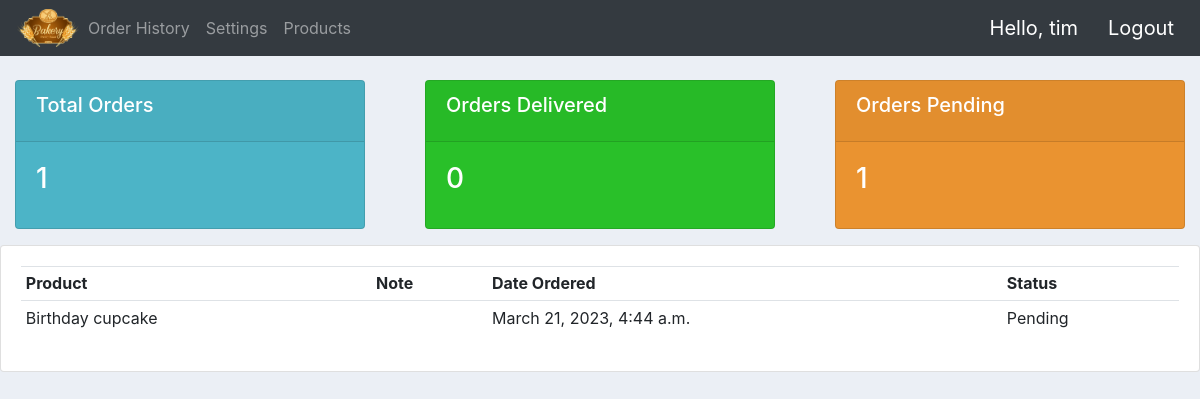
The app's page /user/ (signed in), older data.
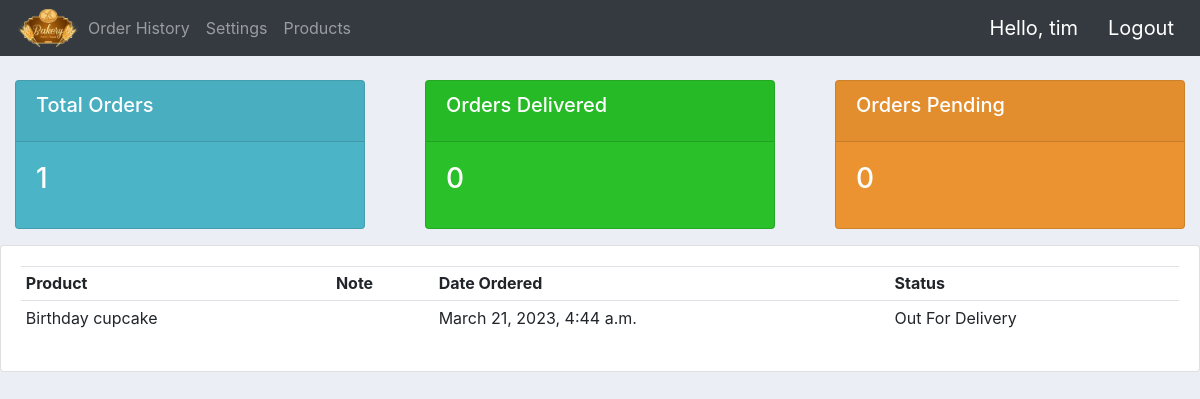
The same page, newer data.
### app/models.py (models this page shows, shortened)
class Order(models.Model):
    STATUS = (
        ("Pending", "Pending"),
        ("Out For Delivery", "Out For Delivery"),
        ("Delivered", "Delivered"),
    )
    customer = models.ForeignKey(Customer, null=True, on_delete=models.PROTECT)
    product = models.ForeignKey(Product, null=True, on_delete=models.PROTECT)
    date_created = models.DateTimeField(auto_now_add=True, null=True)
    status = models.CharField(max_length=200, null=True, choices=STATUS)

class Product(models.Model):
    CATEGORY = (
        ("Cake", "Cake"),
        ("Cookie", "Cookie"),
        ("Pie", "Pie"),
        ("Cupcake", "Cupcake"),
    )
    name = models.CharField(max_length=50)
    price = models.FloatField()
    category = models.CharField(max_length=50, null=True, choices=CATEGORY)
    description = models.CharField(
        max_length=500,
        null=True,
        blank=True,
        default="It's made with Sugar, Spice, and Everything Nice.",
    )
    date_created = models.DateTimeField(auto_now_add=True)
    image = models.ImageField(null=True, blank=True)
    tags = models.ManyToManyField("Tag")
    def __str__(self):
        return self.name

### app/decorators.py (the view)
        def wrapper_func(request, *args, **kwargs):
            group = None
            if request.user.groups.exists():
                group = request.user.groups.all()[0].name
            if group in allowed_roles:
                return view_func(request, *args, **kwargs)
            else:
                return HttpResponseForbidden()

### app/views.py (called while the page is built)
@login_required(login_url="login")
@allowed_users(allowed_roles=["customer"])
def UserPage(request):
    orders = request.user.customer.order_set.all()
    total_orders = orders.count()
    delivered = orders.filter(status="Delivered").count()
    pending = orders.filter(status="Pending").count()
    context = {
        "orders": orders,
        "total_orders": total_orders,
        "delivered": delivered,
        "pending": pending,
    }
    return render(request, "user.html", context)

### app/templates/user.html (shortened to what this page needs)
{% extends 'base.html' %} {% load static %}  {% block content %}
{% include 'status.html' %}
<div class="row">
  <div class="col-md">
    <div class="card card-body">
      <table class="table table-sm">
        <tr>
          <th>Product</th>
          <th>Note</th>
          <th>Date Ordered</th>
          <th>Status</th>
        </tr>
        {% for order in orders %}
        <tr>
          <td>{{order.product}}</td>
          <td>{{order.note}}</td>
          <td>{{order.date_created}}</td>
          <td>{{order.status}}</td>
        </tr>
        {% endfor %}
      </table>
    </div>
  </div>
</div>
{% endblock content %}

Row changes from the older to the newer data that the page shows:
changed Order "Birthday cupcake": status "Pending" → "Out For Delivery"
Text that changed along with them:
{{ pending }}: "1" → "0"
